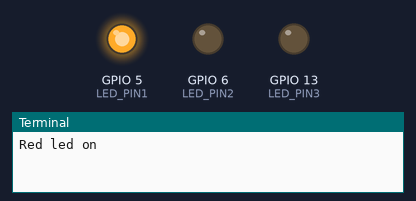
This program was run on a simulated Raspberry Pi (BCM pin numbers). Shown: output pins drawn as LEDs (lit = HIGH), the last lines printed to the terminal. At 6.0 s the program stops and its outputs stay as they are.

Above: at 0.1 s.
At 2.1 s:
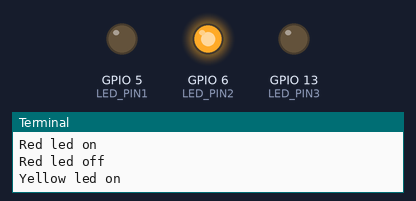
At 4.1 s:
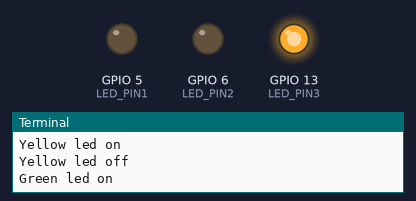
At 6.1 s:
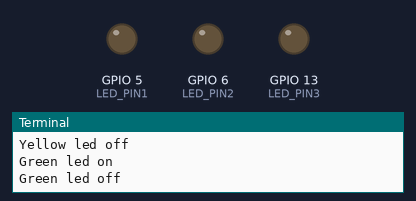
Timing chart, 0 to 7.5 s (numbered marks = the images above):
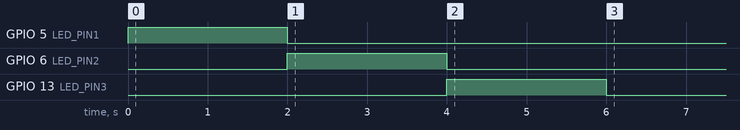

The program:

led_blink_task.py
```python
import RPi.GPIO as GPIO
import time

LED_PIN1 = 5
LED_PIN2 = 6
LED_PIN3 = 13
GPIO.setmode(GPIO.BCM) # GPIO.BCM or GPIO.BOARD
GPIO.setup(LED_PIN1, GPIO.OUT) # GPIO.OUT or GPIO.IN
GPIO.setup(LED_PIN2, GPIO.OUT)
GPIO.setup(LED_PIN3, GPIO.OUT)

GPIO.output(LED_PIN1, GPIO.HIGH)
print("Red led on")
time.sleep(2)
GPIO.output(LED_PIN1, GPIO.LOW)
GPIO.output(LED_PIN2, GPIO.HIGH)
print("Red led off")
print("Yellow led on")
time.sleep(2)
GPIO.output(LED_PIN2, GPIO.LOW)
GPIO.output(LED_PIN3, GPIO.HIGH)
print("Yellow led off")
print("Green led on")
time.sleep(2)
GPIO.output(LED_PIN3, GPIO.LOW)
print("Green led off")

GPIO.cleanup() #GPIO 핀상태 초기화
```

Measured:
- by itself, GPIO 5 (LED_PIN1): LOW → HIGH at 0.00 s, → LOW 2.0 s later
- by itself, GPIO 6 (LED_PIN2): LOW → HIGH at 2.0 s, → LOW 2.0 s later
- by itself, GPIO 13 (LED_PIN3): LOW → HIGH at 4.0 s, → LOW 2.0 s later
